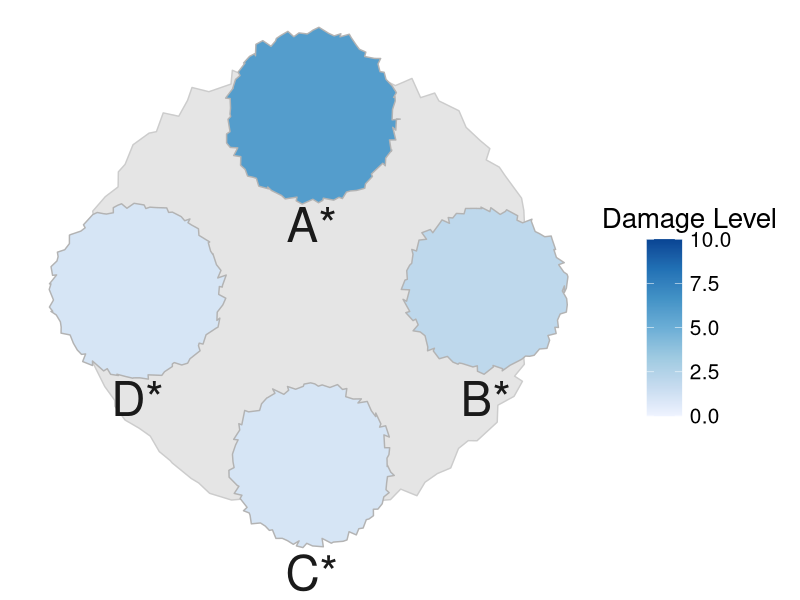
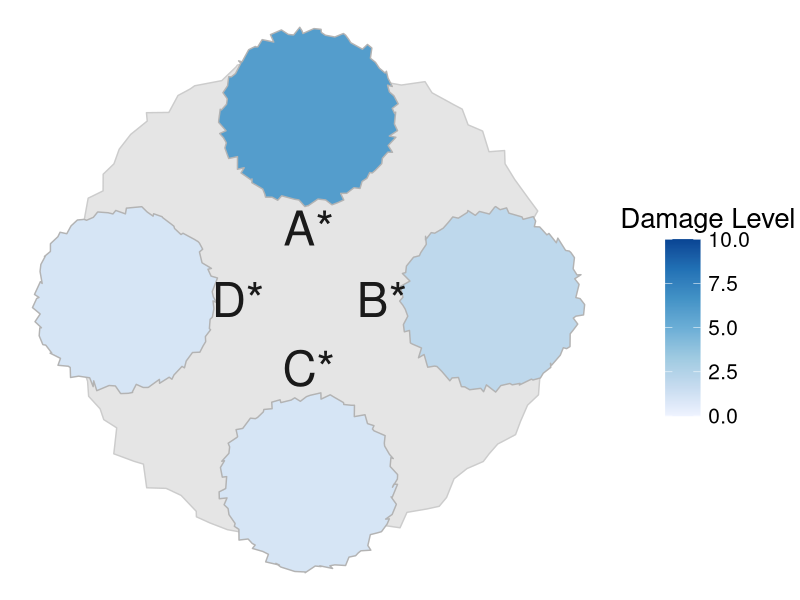
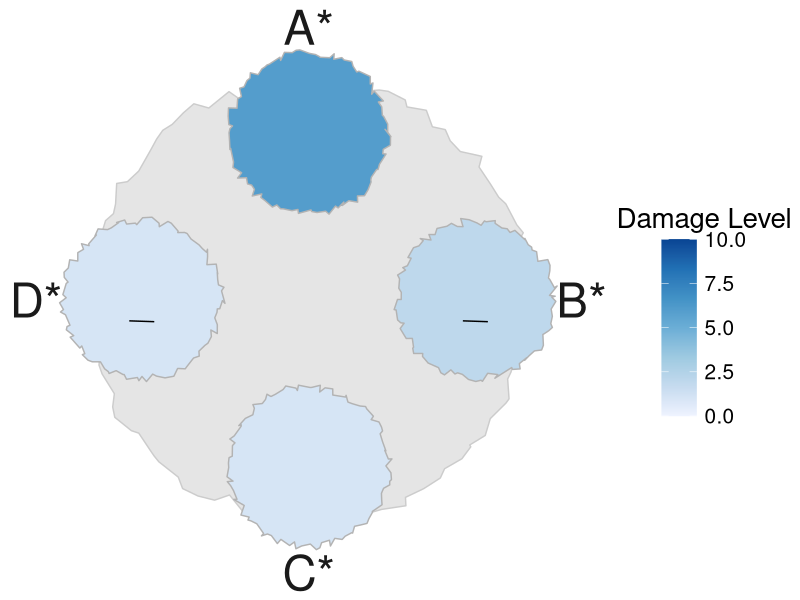

R code for these plots, in order: (Note: this script raises an error after producing the figures.)
library(tidyverse)
library(RColorBrewer)
library(viridis)
library(here)
library(cowplot)

##TO DO: 
  #Add symbol as argument to create_map 
  #Find symbols that properly render after being pasted over 

###CIRCLE GENERATION###
#Helper functions
generate_circle <- function(radius) {
  num_points <- 100  # Number of points along the circle
  angles <- seq(0, 2 * pi, length.out = num_points)
  
  circle <- data.frame(
    x = radius * cos(angles),
    y = radius * sin(angles)
  )
  
  return(circle)
}

add_deviation_to_circle <- function(circle, deviation_factor = 0.05) {
  deviation_x <- runif(nrow(circle), -deviation_factor, deviation_factor)
  deviation_y <- runif(nrow(circle), -deviation_factor, deviation_factor)
  circle$x <- circle$x + deviation_x
  circle$y <- circle$y + deviation_y
  return(circle)
}

adjust_perimeter <- function(circle, target_perimeter) {
  perimeter <- sum(sqrt(diff(circle$x)^2 + diff(circle$y)^2))
  scale_factor <- target_perimeter / perimeter
  circle$x <- circle$x * scale_factor
  circle$y <- circle$y * scale_factor
  return(circle)
}

#Call this function to generate circle!
base_circle <- function(radius, target_perimeter, deviation_factor) {
  circle <- generate_circle(radius)
  circle <- add_deviation_to_circle(circle, deviation_factor)
  circle <- adjust_perimeter(circle, target_perimeter)
  return(circle)
}

#Polygon rotation helper function
rot <- function(df, angle_deg) {
  angle_rad <- angle_deg * (pi / 180)
  
  df_rotated <- df |>
    mutate(
      x_rot = x * cos(angle_rad) - y * sin(angle_rad),
      y_rot = x * sin(angle_rad) + y * cos(angle_rad),
      x = x_rot, 
      y = y_rot
    )
  
  return(df_rotated)
}

###MAP CREATION###
create_map = function(starting_angle, idx, input_palette, dir) {
  #Declare polygon objects
  obj1 <- base_circle(.85, 3.8, .045)
  obj2 <- base_circle(.85, 3.8, .045)
  obj3 <- base_circle(.85, 3.8, .045)
  obj4 <- base_circle(.85, 3.8, .045)
  
  #Establish map-wise rotation
  first_obj_rad = (starting_angle * pi/180) + (9*pi)/2
  second_obj_rad = first_obj_rad + (3*pi)/2 
  third_obj_rad = first_obj_rad + (2*pi)/2
  fourth_obj_rad = first_obj_rad + (pi)/2
  
  #Calculate end-goal center coordinates of each polygon
  cntr1_x = cos(first_obj_rad)
  cntr1_y = sin(first_obj_rad)
  cntr2_x = cos(second_obj_rad)
  cntr2_y = sin(second_obj_rad)
  cntr3_x = cos(third_obj_rad)
  cntr3_y = sin(third_obj_rad)
  cntr4_x = cos(fourth_obj_rad)
  cntr4_y = sin(fourth_obj_rad)
  
  #Translating polygons to formerly-calculated center coordinates
  coords1 <- obj1 |>
    mutate(x = x + cntr1_x,
           y = y + cntr1_y,
           damage = 6,
           yes_no = 1)
  coords2 <- obj2 |>
    mutate(x = x + cntr2_x,
           y = y + cntr2_y,
           damage = 2, 
           yes_no = 1)
  coords3 <- obj3 |>
    mutate(x = x + cntr3_x,
           y = y + cntr3_y, 
           damage = 1, 
           yes_no = 1)
  coords4 <- obj4 |>
    mutate(x = x + cntr4_x,
           y = y + cntr4_y, 
           damage = 1, 
           yes_no = 1)
  
  #Create label overlay with polygon center coordinates
  #Adding rotation from rot() function to label coordinates
  labels <- data.frame(
    text = c("A", "B", "C", "D"),
    x = c(cntr1_x, cntr2_x, cntr3_x, cntr4_x),
    y = c(cntr1_y, cntr2_y, cntr3_y, cntr4_y))
  
  #Circle qualities pre-selected based on visual salience
  circle <- base_circle(1.7, 9, .055) 
  
  uninhabited <- data.frame(text = c("Uninhabited", "Area"), x = c(0, 0), y = c(0.1, -0.1))
  
  yes_no <- data.frame(
    state = c('A', 'B', 'C', 'D'),
    text = c("yes", "yes", 'yes', 'yes'))
    
  labels <- labels |>
    left_join(yes_no, by = join_by(text == state)) |>
    mutate(textplot = ifelse(text.y == "yes", paste0(text, '*'), text)) 
  
  #Plot, store to object
  if (idx == 0) {
    #Outside provinces, within base polygon
    labels <- labels |> 
      mutate(y = case_when(text == "A" ~ y-.61,
                           text == "C" ~ y+.625,
                           TRUE ~ y),
             x = case_when(text == "D" ~ x+.615,
                           text == "B" ~ x-.6,
                           TRUE ~ x))
    map <- ggplot() +
      geom_polygon(circle, mapping = aes(x = x, y = y), fill = "grey90", color = "grey80") +
      geom_polygon(data = coords1, aes(x = x, y = y, fill = damage), color  = "grey70") +
      geom_polygon(data = coords2, aes(x = x, y = y, fill = damage), color = "grey70") +
      geom_polygon(data = coords3, aes(x = x, y = y, fill = damage), color = "grey70") +
      geom_polygon(data = coords4, aes(x = x, y = y, fill = damage), color = "grey70") +
      geom_text(data = labels, aes(x = x, y = y, label = textplot), color = "grey10", size = 12) +
      scale_fill_distiller(direction = 1, palette = "Blues", limits = c(0, 10)) +
      coord_fixed() 
  } else if (idx == 1) {
    #Below provinces
    labels <- labels |> 
      mutate(y = y - .625)
    map <- ggplot() +
      geom_polygon(circle, mapping = aes(x = x, y = y), fill = "grey90", color = "grey80") +
      geom_polygon(data = coords1, aes(x = x, y = y, fill = damage), color  = "grey70") +
      geom_polygon(data = coords2, aes(x = x, y = y, fill = damage), color = "grey70") +
      geom_polygon(data = coords3, aes(x = x, y = y, fill = damage), color = "grey70") +
      geom_polygon(data = coords4, aes(x = x, y = y, fill = damage), color = "grey70") +
      geom_text(data = labels, aes(x = x, y = y, label = textplot), color = "grey10", size = 12) +
      scale_fill_distiller(direction = 1, palette = "Blues", limits = c(0, 10)) +
      coord_fixed()  
  } else if (idx == 2) {
    #Outside polygons, outside base polygon -- asterisk
    labels <- labels |> 
      mutate(y = case_when(text == "A" ~ y+.635,
                           text == "C" ~ y-.635,
                           TRUE ~ y),
             x = case_when(text == "D" ~ x-.635,
                           text == "B" ~ x+.635,
                           TRUE ~ x))
    map <- ggplot() +
      geom_polygon(circle, mapping = aes(x = x, y = y), fill = "grey90", color = "grey80") +
      geom_polygon(data = coords1, aes(x = x, y = y, fill = damage), color  = "grey70") +
      geom_polygon(data = coords2, aes(x = x, y = y, fill = damage), color = "grey70") +
      geom_polygon(data = coords3, aes(x = x, y = y, fill = damage), color = "grey70") +
      geom_polygon(data = coords4, aes(x = x, y = y, fill = damage), color = "grey70") +
      geom_segment(aes(x = cntr2_x - .075, xend = cntr2_x + .075, y = cntr2_y - .125, yend = cntr2_y - .13)) + 
      geom_segment(aes(x = cntr4_x - .075, xend = cntr4_x + .075, y = cntr4_y - .125, yend = cntr4_y - .13)) + 
      geom_text(data = labels, aes(x = x, y = y, label = textplot), color = "grey10", size = 12) +
      scale_fill_distiller(direction = 1, palette = "Blues", limits = c(0, 10)) +
      coord_fixed()  
  } else if (idx == 3) {
    #Outside polygons, outside base polygon -- underline
    a_y_adj <- .635
    c_y_adj <- -.635
    d_x_adj <- -.632
    b_x_adj <- .6325
    
    labels <- labels |> 
      mutate(y = case_when(text == "A" ~ y + a_y_adj,
                           text == "C" ~ y + c_y_adj,
                           TRUE ~ y),
             x = case_when(text == "D" ~ x + d_x_adj,
                           text == "B" ~ x + b_x_adj,
                           TRUE ~ x))
    map <- ggplot() +
      geom_polygon(circle, mapping = aes(x = x, y = y), fill = "grey90", color = "grey80") +
      geom_polygon(data = coords1, aes(x = x, y = y, fill = damage), color  = "grey70") +
      geom_polygon(data = coords2, aes(x = x, y = y, fill = damage), color = "grey70") +
      geom_polygon(data = coords3, aes(x = x, y = y, fill = damage), color = "grey70") +
      geom_polygon(data = coords4, aes(x = x, y = y, fill = damage), color = "grey70") +
      #A - geom_segment(aes(x = cntr1_x - .075, xend = cntr1_x + .075, y = cntr1_y + a_y_adj - .125, yend = cntr1_y + a_y_adj - .13)) + 
      geom_segment(aes(x = cntr2_x + b_x_adj - .08, xend = cntr2_x + b_x_adj + .08, y = cntr2_y - .15, yend = cntr2_y - .15)) + 
      #C - geom_segment(aes(x = cntr3_x - .075, xend = cntr3_x + .075, y = cntr3_y + c_y_adj - .125, yend = cntr3_y + c_y_adj - .13)) + 
      geom_segment(aes(x = cntr4_x + d_x_adj - .08, xend = cntr4_x + d_x_adj + .08, y = cntr4_y - .15, yend = cntr4_y - .15)) + 
      geom_text(data = labels, aes(x = x, y = y, label = text), color = "grey10", size = 12) +
      scale_fill_distiller(direction = dir, palette = "Blues", limits = c(0, 10)) +
      coord_fixed() 
  }
  else if (idx == 4) {
    label_circle_a <- generate_circle(.155) |>
      mutate(x = x + cntr1_x, 
             y = y + cntr1_y)
    label_circle_b <- generate_circle(.185) |>
      mutate(x = x + cntr2_x,
             y = y + cntr2_y)
    label_circle_c <- generate_circle(.15) |> 
      mutate(x = x + cntr3_x, 
             y = y + cntr3_y)
    label_circle_d <- generate_circle(.185) |>
      mutate(x = x + cntr4_x, 
             y = y + cntr4_y)
    
    map <- ggplot() +
      geom_polygon(circle, mapping = aes(x = x, y = y), fill = "grey90", color = "grey80") +
      geom_polygon(data = coords1, aes(x = x, y = y, fill = damage), color  = "grey70") +
      geom_polygon(data = coords2, aes(x = x, y = y, fill = damage), color = "grey70") +
      geom_polygon(data = coords3, aes(x = x, y = y, fill = damage), color = "grey70") +
      geom_polygon(data = coords4, aes(x = x, y = y, fill = damage), color = "grey70") +
      geom_polygon(data = label_circle_a, aes(x = x, y = y), fill = "white", color = "white") +
      geom_polygon(data = label_circle_b, aes(x = x, y = y), fill = "white", color = "white") +
      geom_polygon(data = label_circle_c, aes(x = x, y = y), fill = "white", color = "white") +
      geom_polygon(data = label_circle_d, aes(x = x, y = y), fill = "white", color = "white") +
      geom_text(data = labels, aes(x = x, y = y, label = textplot), color = "grey10", size = 12) +
      scale_fill_distiller(direction = 1, palette = "Blues", limits = c(0, 10)) +
      coord_fixed() 
    } else if (idx == 5) {
    label_circle_a <- generate_circle(.155) |>
      mutate(x = x + cntr1_x, 
             y = y + cntr1_y)
    label_circle_b <- generate_circle(.185) |>
      mutate(x = x + cntr2_x,
             y = y + cntr2_y)
    label_circle_c <- generate_circle(.15) |> 
      mutate(x = x + cntr3_x, 
             y = y + cntr3_y)
    label_circle_d <- generate_circle(.185) |>
      mutate(x = x + cntr4_x, 
             y = y + cntr4_y)
    
    map <- ggplot() +
      geom_polygon(circle, mapping = aes(x = x, y = y), fill = "grey90", color = "grey80") +
      geom_polygon(data = coords1, aes(x = x, y = y, fill = damage), color  = "grey70") +
      geom_polygon(data = coords2, aes(x = x, y = y, fill = damage), color = "grey70") +
      geom_polygon(data = coords3, aes(x = x, y = y, fill = damage), color = "grey70") +
      geom_polygon(data = coords4, aes(x = x, y = y, fill = damage), color = "grey70") +
      geom_polygon(data = label_circle_a, aes(x = x, y = y), fill = "white", color = "white") +
      geom_polygon(data = label_circle_b, aes(x = x, y = y), fill = "white", color = "black") +
      geom_polygon(data = label_circle_c, aes(x = x, y = y), fill = "white", color = "white") +
      geom_polygon(data = label_circle_d, aes(x = x, y = y), fill = "white", color = "black") +
      geom_text(data = labels, aes(x = x, y = y, label = textplot), color = "grey10", size = 12) +
      scale_fill_distiller(direction = 1, palette = input_palette, limits = c(0, 10)) +
      coord_fixed() 
  }
  else {
    #Underline
    #To include symbol, switch label = text in geom_text to label = textplot
    vote_yes <- labels |> 
      filter(text.y == "yes")
    vote_no <- labels |> 
      filter(text.y == "no")
    
    map <- ggplot() +
      geom_polygon(circle, mapping = aes(x = x, y = y), fill = "grey90", color = "grey80") +
      geom_polygon(data = coords1, aes(x = x, y = y, fill = damage), color  = "grey70") +
      geom_polygon(data = coords2, aes(x = x, y = y, fill = damage), color = "grey70") +
      geom_polygon(data = coords3, aes(x = x, y = y, fill = damage), color = "grey70") +
      geom_polygon(data = coords4, aes(x = x, y = y, fill = damage), color = "grey70") +
      geom_text(data = vote_yes, aes(x = x, y = y, label = text), fontface = "bold.italic", color = "black", size = 12) +
      geom_text(data = vote_no, aes(x = x, y = y, label = text), color = "grey15", size = 12) +
      geom_segment(aes(x = cntr1_x - .075, xend = cntr1_x + .075, y = cntr1_y - .09, yend = cntr1_y - .09), linewidth = 1.2) + 
      geom_segment(aes(x = cntr2_x - .075, xend = cntr2_x + .075, y = cntr2_y - .09, yend = cntr2_y - .09), linewidth = 1.2) + 
      geom_segment(aes(x = cntr3_x - .075, xend = cntr3_x + .075, y = cntr3_y - .09, yend = cntr3_y - .09), linewidth = 1.2) + 
      geom_segment(aes(x = cntr4_x - .075, xend = cntr4_x + .075, y = cntr4_y - .09, yend = cntr4_y - .09), linewidth  = 1.2) + 
      coord_fixed() 
    
    if (input_palette == "blues") {
      map <- map + 
        scale_fill_distiller(direction = dir, palette = "Blues", limits = c(0, 10))}
    else {
      map <- map + 
        scale_fill_viridis_c(option = "rocket", begin = .2, end = 1, direction = dir, limits = c(0, 10)) 
    }
  }

  
  #Add void theme to eliminate grid lines, axes, etc. 
  map <- map +
    theme_void() +  
    theme(plot.background = element_rect(fill = "white", color = NA),
          legend.key.size = unit(.9, 'cm'), 
          legend.text = element_text(size = 15), 
          legend.title = element_text(size = 20),
          legend.title.align = 0.5,
          legend.margin = margin(t = 15)) +
    labs(fill = "Damage Level")
  return(map)
}

#Ast. above or below 
#thicker underline, try agian

labels_inside_base <- create_map(0, 0)
labels_below_prov <- create_map(0, 1)
labels_outside_base <- create_map(0, 2)
underline <- create_map(0, 3)
white_circle_labels <- create_map(0, 4)
white_circle_outline <- create_map(0,5)

rocket_unint <- create_map(0,6, "rocket", 1) ##CHOSEN 
rocket_int <- create_map(0,6, "rocket", -1) ##CHOSEN 
blues_unint <- create_map(0,6, "blues", -1) ##CHOSEN 
blues_int <- create_map(0,6, "blues", 1) ##CHOSEN 


lev_10_3_3_2 <- create_map(0,6)
lev_8_6_4_2 <- create_map(0,6)

path <- here("map_plots", "final", "intuitive_rocket_6211.png") 
ggsave(path, plot = rocket_int, width = 10, height = 8, dpi = 300)

path <- here("map_plots", "final", "unintuitive_rocket_6211.png")
ggsave(path, plot = rocket_unint, width = 10, height = 8, dpi = 300)

path <- here("map_plots", "final", "intuitive_blues_6211.png") 
ggsave(path, plot = blues_int, width = 10, height = 8, dpi = 300)

path <- here("map_plots", "final", "unintuitive_blues_6211.png") 
ggsave(path, plot = blues_unint, width = 10, height = 8, dpi = 300)
